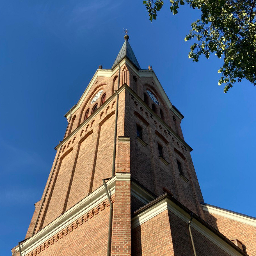
%> input picture w9/Part 2/photo_256x256.jpg, 256 x 256 px
$ octave week9_22.m   (GNU Octave 9; MATLAB toolbox functions it lacks are replaced by stand-ins)
%> lines starting %> are read from the running program, lines starting %| are printed output that depends on the picture
% Week 9. Part 2.2
% K Means. The script reads a color image, converts it from RGB to
% Lab color space, and then applies K-means clustering with varying numbers
% of clusters to quantize the color space. It displays the original and
% quantized images in a subplot arrangement, showing the effect of
% different cluster counts on color quantization.

% Read the original image
img = imread('photo_256x256.jpg');
%> img is the input picture: size 256x256x3 uint8; mean R, G, B 87.2, 107, 131.5

% Convert RGB to Lab
labImg = rgb2lab(img);
%> labImg: size 256x256x3 double; mean of channels 1, 2, 3 44.9, 5, -14.3

% Flatten Lab image
[h, w, ~] = size(labImg);
%> h = 256; w = 256
flatLab = reshape(labImg, h * w, 3);

% Cluster counts
clusters = [2, 4, 8, 16, 32];
rows = 2;
cols = 3;

% Initialize figure
figure;

% Show original
subplot(rows, cols, 1);
imshow(img);
title('Original');

% Iterate over cluster numbers
for i = 1:length(clusters)
    k = clusters(i);

    % K-means
    [idx, ctrs] = kmeans(flatLab, k);

    % Map centers to pixels
    qData = ctrs(idx, :);

    % Reshape to image
    qLab = reshape(qData, h, w, 3);

    % Convert Lab to RGB
    qRGB = lab2rgb(qLab);

    % Subplot position
    r = ceil(i / cols);
    c = mod(i - 1, cols) + 1;

    % Display quantized image
    subplot(rows, cols, (r - 1) * cols + c + 1);
    imshow(qRGB);
    title([num2str(k), ' Clusters']);
end
%> this loop made 5 passes
%> ctrs on pass 1: [65.43 8.22 26.68; 36.92 3.79 -30.14]
%> pass 1, `qLab = reshape(qData, h, w, 3);`:
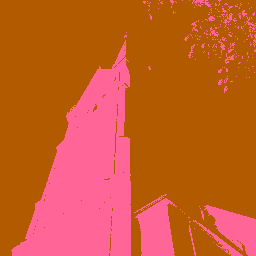
%> qLab: size 256x256x3 double; mean R, G, B 44.9, 5, -14.3; drawn with min black and max white
%> pass 1, `qRGB = lab2rgb(qLab);`:
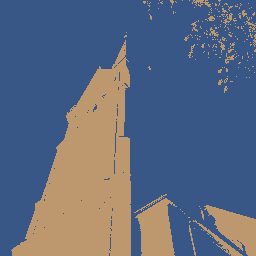
%> qRGB: size 256x256x3 double; mean R, G, B 0.366, 0.414, 0.504
%> pass 2, `qLab = reshape(qData, h, w, 3);`:
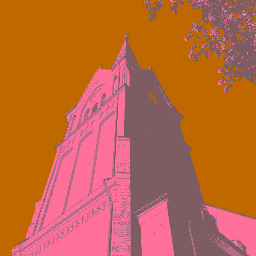
%> qLab: size 256x256x3 double; mean R, G, B 44.9, 5, -14.3; mean of the top-left, top-right, bottom-left and bottom-right quarters 7.9, 5, 23.6, 10.9; drawn with min black and max white
%> pass 2, `qRGB = lab2rgb(qLab);`:
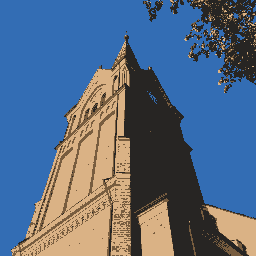
%> qRGB: size 256x256x3 double; mean R, G, B 0.345, 0.419, 0.515
%> after the loop:
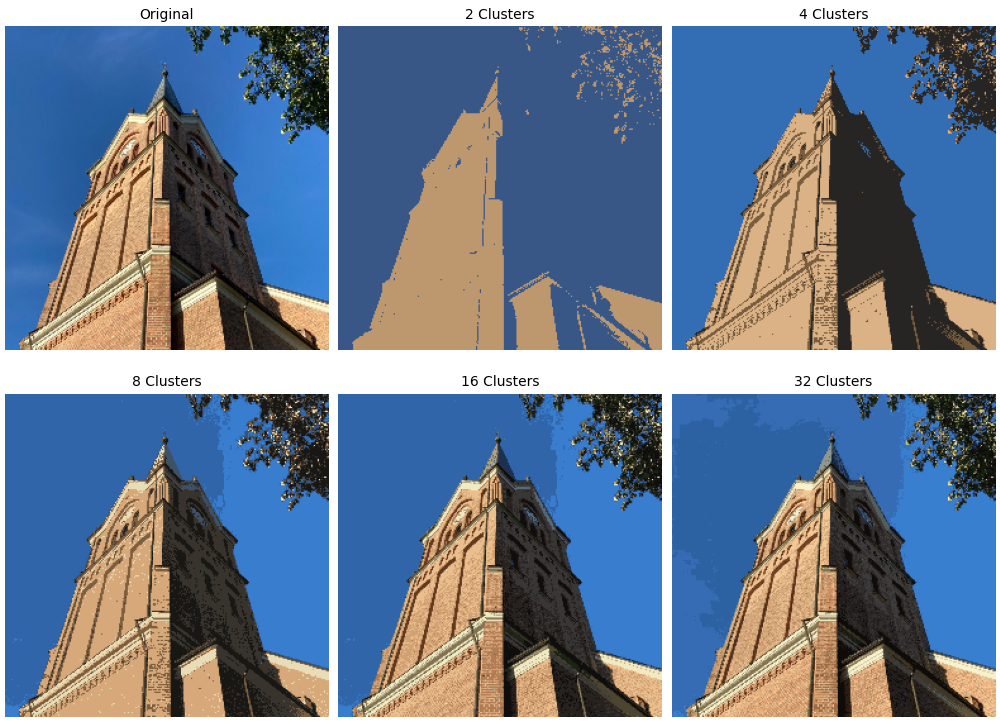
%> figure redrawn from the program's plot data, 6 panels

$ run again, with w9/Part 2/week9_22.png saved as w9/Part 2/photo_256x256.jpg
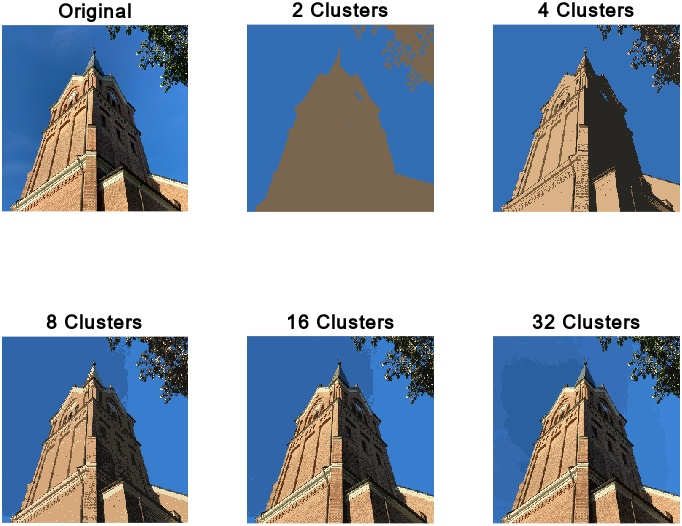
%> input picture w9/Part 2/week9_22.png, 682 x 526 px
%> img is the input picture: size 526x682x3 uint8; mean R, G, B 154.7, 166.1, 180.3
%> labImg: size 526x682x3 double; mean of channels 1, 2, 3 66.9, 2.7, -8.3
%> the loop `for i = 1:length(clusters)` made 5 passes
%> ctrs on pass 1: [94.56 1.59 5.28; 38.11 3.79 -22.48]
%> pass 1, `qRGB = lab2rgb(qLab);`:
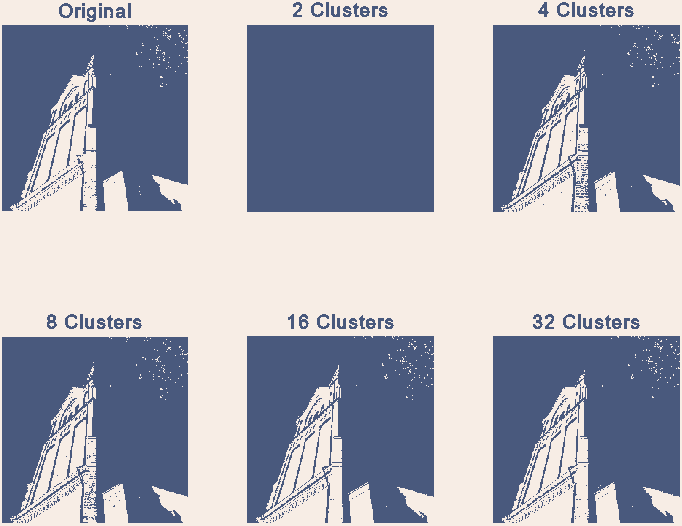
%> qRGB: size 526x682x3 double; mean R, G, B 0.635, 0.648, 0.7
%> pass 2, `qRGB = lab2rgb(qLab);`:
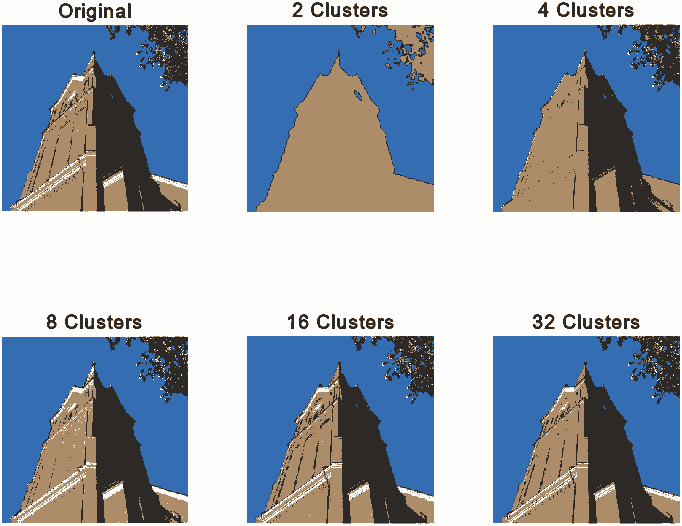
%> qRGB: size 526x682x3 double; mean R, G, B 0.608, 0.651, 0.707
